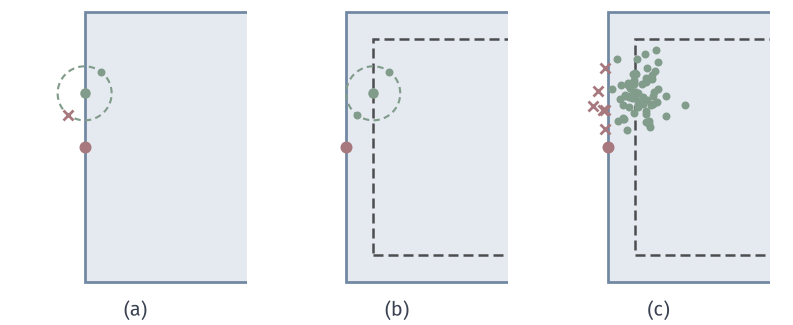

This figure's Python source:
from pathlib import Path
import sys
ROOT = next(p for p in Path(__file__).resolve().parents if (p/'build.sh').is_file() and (p/'tex/book.tex').is_file())
sys.path.insert(0, str(ROOT/'figures/00-shared/mathematical-preliminaries-upper/00-shared/comprehension-figures'))
from support import figure, save, BLUE, GREEN, YELLOW, RED, PURPLE, INK, MUTED, GRID, BLUE_FILL, GREEN_FILL, YELLOW_FILL, RED_FILL, PURPLE_FILL
import numpy as np
HERE = Path(__file__).resolve().parent
STROKE = '#4C4D4F'
def panels(w,h,n,left=.07,right=.99,top=.97,bottom=.22,wspace=.25,rows=1,**k):
    fig=figure(width_mm=w,height_mm=h)[0]; fig.clf(); fig.set_layout_engine(None)
    A=[fig.add_subplot(rows,n,i+1,**k) for i in range(n*rows)]
    fig.subplots_adjust(left=left,right=right,top=top,bottom=bottom,wspace=wspace)
    return fig,A
def tag(fig,ax,s,y):
    p=ax.get_position(); fig.text((p.x0+p.x1)/2,y,s,ha='center',va='bottom')
H2=np.array([1.,9.]); X0=np.array([9.,1.])
def f2(x): return .5*(H2*np.asarray(x,float)**2).sum(-1)
def g2(x): return H2*np.asarray(x,float)
def sphere(rng,k,n=2):
    u=rng.standard_normal((k,n)); return u/np.linalg.norm(u,axis=1,keepdims=True)
# 约束下的查询：C=[1,9]x[-1,1]（只画左端），delta=0.2，tau=delta/sqrt(2)。
fig,A=panels(112,46,3,left=.015,right=.985,top=.98,bottom=.11,wspace=.06)
from matplotlib.patches import Rectangle
rng=np.random.default_rng(12); d=.2; t=d/2**.5
for a in A:
    a.add_patch(Rectangle((1,-1),3,2,fc=BLUE_FILL,ec=BLUE,lw=1.1,zorder=1))
    a.plot([1],[0],'o',color=RED,ms=4.8,mew=0,zorder=6)
    a.set_xlim(.55,2.2); a.set_ylim(-1.05,1.05); a.set_aspect('equal'); a.set_xticks([]); a.set_yticks([])
    for s in a.spines.values(): s.set_visible(False)
def q(a,x,P):
    a.plot([x[0]],[x[1]],'o',color=GREEN,ms=4.2,mew=0,zorder=7)
    for p in P:
        inC=p[0]>=1 and abs(p[1])<=1
        a.plot([p[0]],[p[1]],'o' if inC else 'x',color=GREEN if inC else RED,ms=3.2 if inC else 4,mew=0 if inC else 1.1,zorder=5)
x=np.array([1.,.4]); u=np.array([.6,.8]); th=np.linspace(0,2*np.pi,200)
A[0].plot(x[0]+d*np.cos(th),x[1]+d*np.sin(th),color=GREEN,lw=.85,ls=(0,(3,2)),zorder=4)
q(A[0],x,[x+d*u,x-d*u])
A[1].add_patch(Rectangle((1.2,-.8),3,1.6,fc='none',ec=STROKE,lw=1.0,ls=(0,(4,2)),zorder=2))
x=np.array([1.2,.4]); A[1].plot(x[0]+d*np.cos(th),x[1]+d*np.sin(th),color=GREEN,lw=.85,ls=(0,(3,2)),zorder=4); q(A[1],x,[x+d*u,x-d*u])
A[2].add_patch(Rectangle((1.2,-.8),3,1.6,fc='none',ec=STROKE,lw=1.0,ls=(0,(4,2)),zorder=2))
q(A[2],x,x+t*rng.standard_normal((70,2)))
for a,tg in zip(A,'abc'): tag(fig,a,f'({tg})',.015)
save(fig,HERE,'figure',{'C':'[1,9]x[-1,1]','delta':d,'tau':t,'seed':12})
